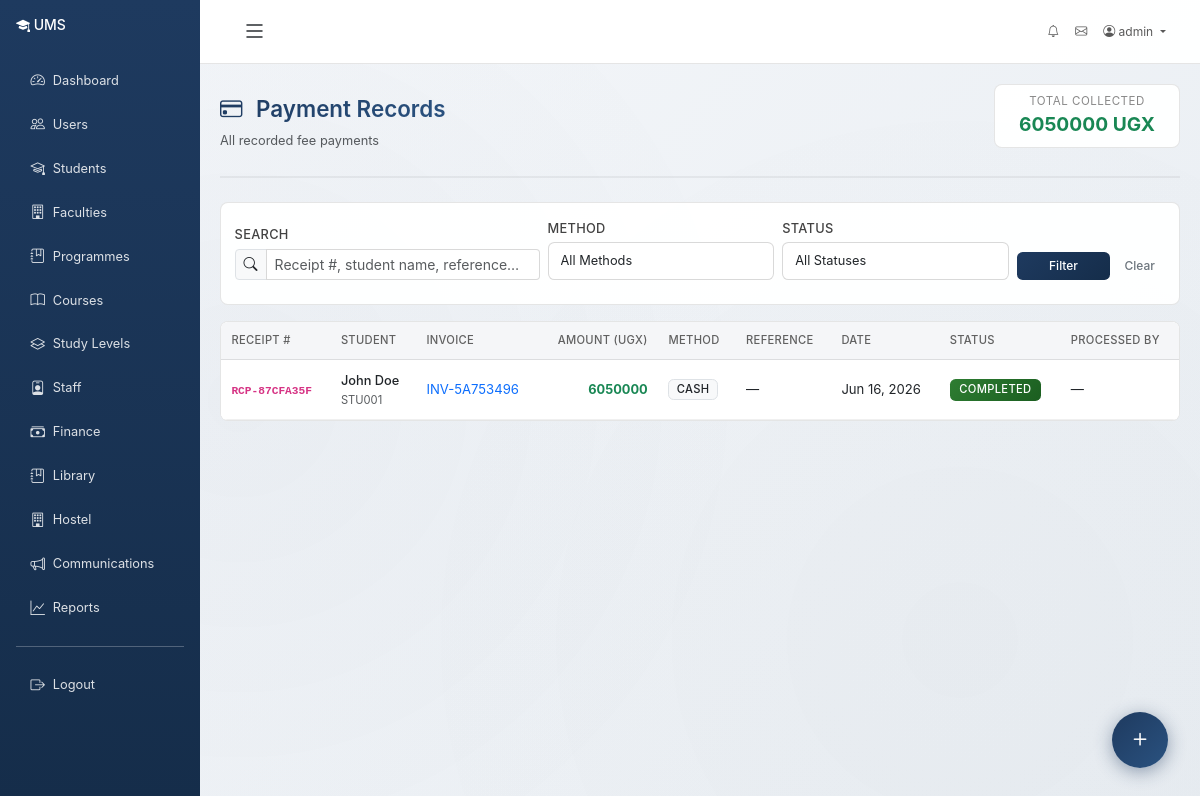
Screenshot of /finance/payments/ (signed in) with the database file from the repository.
### accounts/models.py (models this page shows, shortened)
class User(AbstractUser):
    class Role(models.TextChoices):
        ADMIN = 'admin', 'Administrator'
        REGISTRAR = 'registrar', 'Registrar'
        LECTURER = 'lecturer', 'Lecturer'
        STUDENT = 'student', 'Student'
        FINANCE = 'finance', 'Finance Staff'
        LIBRARIAN = 'librarian', 'Librarian'
        HOSTEL_MANAGER = 'hostel_manager', 'Hostel Manager'
        FACULTY_DEAN = 'faculty_dean', 'Faculty Dean'
        DEPARTMENT_HEAD = 'department_head', 'Department Head'
        PROGRAMME_COORDINATOR = 'programme_coordinator', 'Programme Coordinator'
    role = models.CharField(max_length=25, choices=Role.choices, default=Role.STUDENT)
    phone_number = models.CharField(max_length=20, blank=True)
    date_of_birth = models.DateField(null=True, blank=True)
    gender = models.CharField(
        max_length=10,
        choices=[('M', 'Male'), ('F', 'Female'), ('O', 'Other')],
        blank=True
    )
    address = models.TextField(blank=True)
    profile_picture = models.ImageField(upload_to='profiles/', null=True, blank=True)
    is_active_member = models.BooleanField(default=True)
    created_at = models.DateTimeField(auto_now_add=True)
    updated_at = models.DateTimeField(auto_now=True)
    class Meta:
        ordering = ['-date_joined']
    @property
    def is_admin(self):
        return self.role == self.Role.ADMIN or self.is_superuser

### finance/models.py (models this page shows, shortened)
class Payment(models.Model):
    class PaymentMethod(models.TextChoices):
        CASH = 'cash', 'Cash'
        BANK_TRANSFER = 'bank_transfer', 'Bank Transfer'
        CARD = 'card', 'Card Payment'
        MOBILE_MONEY = 'mobile_money', 'Mobile Money'
        CHEQUE = 'cheque', 'Cheque'
    class Status(models.TextChoices):
        PENDING = 'pending', 'Pending'
        COMPLETED = 'completed', 'Completed'
        FAILED = 'failed', 'Failed'
        REFUNDED = 'refunded', 'Refunded'
    receipt_number = models.CharField(max_length=30, unique=True)
    invoice = models.ForeignKey(Invoice, on_delete=models.CASCADE, related_name='payments')
    student = models.ForeignKey('students.Student', on_delete=models.CASCADE, related_name='payments')
    amount = models.DecimalField(max_digits=12, decimal_places=2)
    currency = models.ForeignKey(Currency, on_delete=models.PROTECT, null=True, blank=True)
    payment_method = models.CharField(max_length=20, choices=PaymentMethod.choices)
    reference_number = models.CharField(max_length=100, blank=True)
    status = models.CharField(max_length=15, choices=Status.choices, default=Status.PENDING)
    payment_date = models.DateTimeField(default=timezone.now)
    notes = models.TextField(blank=True)
    processed_by = models.ForeignKey(settings.AUTH_USER_MODEL, on_delete=models.SET_NULL, null=True)
    created_at = models.DateTimeField(auto_now_add=True)
    class Meta:
        ordering = ['-payment_date']

class Invoice(models.Model):
    class Status(models.TextChoices):
        PENDING = 'pending', 'Pending'
        PARTIALLY_PAID = 'partial', 'Partially Paid'
        PAID = 'paid', 'Fully Paid'
        OVERDUE = 'overdue', 'Overdue'
        CANCELLED = 'cancelled', 'Cancelled'
    invoice_number = models.CharField(max_length=30, unique=True)
    student = models.ForeignKey('students.Student', on_delete=models.CASCADE, related_name='invoices')
    session = models.ForeignKey('academics.AcademicSession', on_delete=models.CASCADE)
    semester = models.ForeignKey('academics.StudySemester', on_delete=models.SET_NULL, null=True, blank=True)
    total_amount = models.DecimalField(max_digits=12, decimal_places=2, default=0)
    amount_paid = models.DecimalField(max_digits=12, decimal_places=2, default=0)
    balance = models.DecimalField(max_digits=12, decimal_places=2, default=0)
    status = models.CharField(max_length=15, choices=Status.choices, default=Status.PENDING)
    due_date = models.DateField(null=True, blank=True)
    issued_date = models.DateField(default=timezone.now)
    notes = models.TextField(blank=True)
    created_by = models.ForeignKey(settings.AUTH_USER_MODEL, on_delete=models.SET_NULL, null=True)
    created_at = models.DateTimeField(auto_now_add=True)
    class Meta:
        ordering = ['-created_at']

### students/models.py (models this page shows, shortened)
class Student(models.Model):
    class Status(models.TextChoices):
        PENDING = 'pending', 'Pending Admission'
        ADMITTED = 'admitted', 'Admitted'
        ACTIVE = 'active', 'Active'
        SUSPENDED = 'suspended', 'Suspended'
        GRADUATED = 'graduated', 'Graduated'
        WITHDRAWN = 'withdrawn', 'Withdrawn'
    user = models.OneToOneField(settings.AUTH_USER_MODEL, on_delete=models.CASCADE, related_name='student_profile')
    student_id = models.CharField(max_length=20, unique=True)
    programme = models.ForeignKey('academics.Programme', on_delete=models.SET_NULL, null=True, related_name='students')
    current_year = models.ForeignKey('academics.StudyYear', on_delete=models.SET_NULL, null=True, related_name='students')
    current_semester_number = models.ForeignKey('academics.StudySemester', on_delete=models.SET_NULL, null=True, related_name='students')
    intake = models.ForeignKey(
        'academics.Intake', on_delete=models.SET_NULL,
        null=True, blank=True, related_name='students'
    )
    admission_date = models.DateField(default=timezone.now)
    expected_graduation = models.DateField(null=True, blank=True)
    status = models.CharField(max_length=20, choices=Status.choices, default=Status.PENDING)
    nationality = models.CharField(max_length=100, blank=True)
    state_of_origin = models.CharField(max_length=100, blank=True)
    lga = models.CharField(max_length=100, blank=True, verbose_name='LGA')
    guardian_name = models.CharField(max_length=200, blank=True)
    guardian_phone = models.CharField(max_length=20, blank=True)
    guardian_email = models.EmailField(blank=True)
    guardian_relationship = models.CharField(max_length=50, blank=True)
    blood_group = models.CharField(max_length=5, blank=True)
    medical_conditions = models.TextField(blank=True)
    created_at = models.DateTimeField(auto_now_add=True)
    updated_at = models.DateTimeField(auto_now=True)
    class Meta:
        ordering = ['student_id']

### finance/views.py (the view, shortened to what this page needs)
# urls.py: path('payments/', views.payment_list, name='payment_list'),
@login_required
@finance_required
def payment_list(request):
    payments = Payment.objects.select_related('student__user', 'invoice').all()
    search = request.GET.get('search', '')
    method_filter = request.GET.get('method', '')
    status_filter = request.GET.get('status', '')
    if method_filter:
        payments = payments.filter(payment_method=method_filter)
    if status_filter:
        payments = payments.filter(status=status_filter)
    total_collected = payments.filter(status='completed').aggregate(t=Sum('amount'))['t'] or 0
    return render(request, 'finance/payment_list.html', {
        'payments': payments,
        'methods': Payment.PaymentMethod.choices,
        'statuses': Payment.Status.choices,
        'search': search,
        'method_filter': method_filter,
        'status_filter': status_filter,
        'total_collected': total_collected,
    })

### accounts/context_processors.py (called while the page is built, shortened)
def admin_dashboard_stats(request):
    context = {}
    return context

def user_context(request):
    context = {}
    if request.user.is_authenticated:
        user = request.user
        context['user_role'] = user.role
        context['user_role_display'] = user.get_role_display()
        context['is_admin_user'] = user.is_admin
        context['is_staff_user'] = user.role in ['admin', 'registrar', 'lecturer', 'finance', 'librarian', 'hostel_manager']
        nav_items = _get_nav_items(user)
        context['nav_items'] = nav_items
    return context

### templates/finance/payment_list.html (shortened to what this page needs)
{% extends "base.html" %}
{% block content %}
<div class="page-header d-flex justify-content-between align-items-center">
    <div>
        <h1 class="page-title"><i class="bi bi-credit-card"></i> Payment Records</h1>
        <p class="text-muted mb-0">All recorded fee payments</p>
    </div>
    <div class="card px-4 py-2 text-center">
        <div style="font-size:.72rem;color:#888;text-transform:uppercase;letter-spacing:.5px;">Total Collected</div>
        <div class="fw-bold text-success" style="font-size:1.2rem;">{{ total_collected|floatformat:0 }} UGX</div>
    </div>
</div>
<div class="card mb-3">
    <div class="card-body py-3">
        <form method="get" class="row g-2 align-items-end">
            <div class="col-md-4">
                <label class="form-label mb-1" style="font-size:.8rem;">Search</label>
                <div class="input-group input-group-sm">
                    <span class="input-group-text"><i class="bi bi-search"></i></span>
                    <input type="text" name="search" value="{{ search }}" class="form-control" placeholder="Receipt #, student name, reference…">
                </div>
            </div>
            <div class="col-md-3">
                <label class="form-label mb-1" style="font-size:.8rem;">Method</label>
                <select name="method" class="form-select form-select-sm">
                    <option value="">All Methods</option>
                </select>
            </div>
            <div class="col-md-3">
                <label class="form-label mb-1" style="font-size:.8rem;">Status</label>
                <select name="status" class="form-select form-select-sm">
                    <option value="">All Statuses</option>
                </select>
            </div>
            <div class="col-md-2 d-flex gap-1">
                <button type="submit" class="btn btn-primary btn-sm flex-grow-1">Filter</button>
                <a href="{% url 'finance:payment_list' %}" class="btn btn-outline-secondary btn-sm">Clear</a>
            </div>
        </form>
    </div>
</div>
<div class="card">
    <div class="table-responsive">
        <table class="table table-hover mb-0">
            <thead class="table-light">
                <tr>
                    <th>Receipt #</th>
                    <th>Student</th>
                    <th>Invoice</th>
                    <th class="text-end">Amount (UGX)</th>
                    <th>Method</th>
                    <th>Reference</th>
                    <th>Date</th>
                    <th>Status</th>
                    <th>Processed By</th>
                </tr>
            </thead>
            <tbody>
                {% for p in payments %}
                <tr>
                    <td><code class="fw-bold">{{ p.receipt_number }}</code></td>
                    <td>
                        <div class="fw-medium">{{ p.student.user.get_full_name }}</div>
                        <small class="text-muted">{{ p.student.student_id }}</small>
                    </td>
                    <td>
                        <a href="{% url 'finance:invoice_detail' p.invoice.pk %}" class="text-decoration-none" style="font-size:.82rem;">
                            {{ p.invoice.invoice_number }}
                        </a>
                    </td>
                    <td class="text-end fw-bold text-success">{{ p.amount|floatformat:0 }}</td>
                    <td><span class="badge bg-light text-dark border">{{ p.get_payment_method_display }}</span></td>
                    <td style="font-size:.82rem;">{{ p.reference_number|default:"—" }}</td>
                    <td style="font-size:.82rem;">{{ p.payment_date|date:"M d, Y" }}</td>
                    <td>
                        <span class="badge {% if p.status == 'completed' %}bg-success{% elif p.status == 'refunded' %}bg-warning text-dark{% elif p.status == 'failed' %}bg-danger{% else %}bg-secondary{% endif %} badge-role">
                            {{ p.get_status_display }}
                        </span>
                    </td>
                    <td style="font-size:.82rem;">{{ p.processed_by.get_full_name|default:"—" }}</td>
                </tr>
                {% endfor %}
            </tbody>
        </table>
    </div>
</div>
{% endblock %}

### templates/base.html (shortened to what this page needs)
{% load static %}
<!DOCTYPE html>
<html lang="en">
<head>
    <link href="https://cdn.jsdelivr.net/npm/bootstrap@5.3.0/dist/css/bootstrap.min.css" rel="stylesheet">
    <link rel="stylesheet" href="https://cdn.jsdelivr.net/npm/bootstrap-icons@1.11.0/font/bootstrap-icons.css">
</head>
<body {% if user.is_authenticated %}data-user-authenticated="true"{% endif %}>
    {% if user.is_authenticated %}
    <div class="container-fluid">
        <div class="row">
            <div class="col-md-3 col-lg-2 px-0 sidebar d-none d-md-block" id="sidebar">
                <div class="p-3">
                    <h4 class="text-white mb-4">
                        <i class="bi bi-mortarboard-fill"></i> <span class="sidebar-text">UMS</span>
                    </h4>
                    <nav class="nav flex-column">
                        {% for item in nav_items %}
                            {% if item.path %}
                                <a class="nav-link" href="{{ item.path }}" title="{{ item.label }}">
                                    <i class="bi {{ item.icon }}"></i> <span class="sidebar-text">{{ item.label }}</span>
                                </a>
                            {% elif item.url %}
                                <a class="nav-link" href="{% url item.url %}" title="{{ item.label }}">
                                    <i class="bi {{ item.icon }}"></i> <span class="sidebar-text">{{ item.label }}</span>
                                </a>
                            {% endif %}
                        {% endfor %}
                        <hr class="text-white">
                        <a class="nav-link" href="{% url 'accounts:logout' %}" title="Logout">
                            <i class="bi bi-box-arrow-right"></i> <span class="sidebar-text">Logout</span>
                        </a>
                    </nav>
                </div>
            </div>
            <div class="col-md-9 col-lg-10 ms-auto main-content-area" id="mainContent">
                <nav class="navbar navbar-expand-lg navbar-light bg-white border-bottom">
                    <div class="container-fluid">
                        <button class="btn btn-link text-dark sidebar-toggle d-none d-md-block" id="sidebarToggle" type="button" title="Collapse Sidebar (Ctrl+B)">
                            <i class="bi bi-list"></i>
                        </button>
                        <div class="collapse navbar-collapse" id="navbarNav">
                            <ul class="navbar-nav ms-auto">
                                <li class="nav-item">
                                    <a class="nav-link" href="{% url 'communications:notifications' %}" title="Notifications">
                                        <i class="bi bi-bell"></i>
                                    </a>
                                </li>
                                <li class="nav-item">
                                    <a class="nav-link" href="{% url 'communications:inbox' %}" title="Messages">
                                        <i class="bi bi-envelope"></i>
                                    </a>
                                </li>
                                <li class="nav-item dropdown">
                                    <a class="nav-link dropdown-toggle" href="#" id="userDropdown" role="button" data-bs-toggle="dropdown">
                                        <i class="bi bi-person-circle"></i> {{ user.get_full_name|default:user.username }}
                                    </a>
                                </li>
                            </ul>
                        </div>
                    </div>
                </nav>
                <div class="content-wrapper">
                    {% block content %}{% endblock %}
                </div>
            </div>
        </div>
    </div>
    {% else %}
    <div class="container-fluid">
        {% block login_content %}{% endblock %}
    </div>
    {% endif %}
    {% if user.is_authenticated %}
    <div class="qc-fab-wrap" id="qcFabWrap">
        <button class="qc-fab-main" id="qcFabMain" title="Quick Add">
            <i class="bi bi-plus qc-icon"></i>
        </button>
        <div class="qc-actions" id="qcActions">
        </div>
    </div>
    {% endif %}
</body>
</html>

### rows the page displays
User: get_full_name "admin"
Payment: receipt_number "RCP-87CFA35F", student.user.get_full_name "John Doe", student.student_id "STU001", invoice.invoice_number "INV-5A753496", amount "6050000", payment_method "CASH", reference_number "—", payment_date "Jun 16, 2026", status "COMPLETED", processed_by.get_full_name "—"

### other values shown
{{ item.label }} "Dashboard" "Users" "Students" "Faculties" "Programmes" "Courses" "Study Levels" "Staff" "Finance" "Library" "Hostel" "Communications" "Reports"
{{ total_collected|floatformat:0 }} "6050000"
